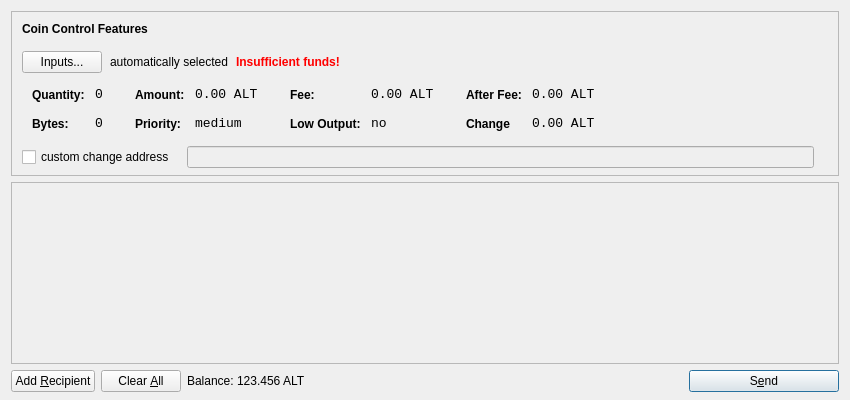
<?xml version="1.0" encoding="UTF-8"?>
<ui version="4.0">
 <class>SendCoinsDialog</class>
 <widget class="QDialog" name="SendCoinsDialog">
  <property name="geometry">
   <rect>
    <x>0</x>
    <y>0</y>
    <width>850</width>
    <height>400</height>
   </rect>
  </property>
  <property name="windowTitle">
   <string>Send Coins</string>
  </property>
  <layout class="QVBoxLayout" name="verticalLayout" stretch="0,1,0">
   <property name="bottomMargin">
    <number>8</number>
   </property>
   <item>
    <widget class="QFrame" name="frameCoinControl">
     <property name="sizePolicy">
      <sizepolicy hsizetype="Expanding" vsizetype="Expanding">
       <horstretch>0</horstretch>
       <verstretch>0</verstretch>
      </sizepolicy>
     </property>
     <property name="maximumSize">
      <size>
       <width>16777215</width>
       <height>16777215</height>
      </size>
     </property>
     <property name="frameShape">
      <enum>QFrame::StyledPanel</enum>
     </property>
     <property name="frameShadow">
      <enum>QFrame::Sunken</enum>
     </property>
     <layout class="QVBoxLayout" name="verticalLayoutCoinControl2">
      <property name="spacing">
       <number>-1</number>
      </property>
      <property name="leftMargin">
       <number>0</number>
      </property>
      <property name="topMargin">
       <number>0</number>
      </property>
      <property name="rightMargin">
       <number>0</number>
      </property>
      <property name="bottomMargin">
       <number>6</number>
      </property>
      <item>
       <layout class="QVBoxLayout" name="verticalLayoutCoinControl" stretch="0,0,0,0,1">
        <property name="spacing">
         <number>0</number>
        </property>
        <property name="leftMargin">
         <number>10</number>
        </property>
        <property name="topMargin">
         <number>10</number>
        </property>
        <item>
         <layout class="QHBoxLayout" name="horizontalLayoutCoinControl1">
          <property name="bottomMargin">
           <number>15</number>
          </property>
          <item>
           <widget class="QLabel" name="labelCoinControlFeatures">
            <property name="sizePolicy">
             <sizepolicy hsizetype="Preferred" vsizetype="Maximum">
              <horstretch>0</horstretch>
              <verstretch>0</verstretch>
             </sizepolicy>
            </property>
            <property name="font">
             <font>
              <weight>75</weight>
              <bold>true</bold>
             </font>
            </property>
            <property name="styleSheet">
             <string notr="true">font-weight:bold;</string>
            </property>
            <property name="text">
             <string>Coin Control Features</string>
            </property>
           </widget>
          </item>
         </layout>
        </item>
        <item>
         <layout class="QHBoxLayout" name="horizontalLayoutCoinControl2" stretch="0,0,0,0">
          <property name="spacing">
           <number>8</number>
          </property>
          <property name="bottomMargin">
           <number>10</number>
          </property>
          <item>
           <widget class="QPushButton" name="pushButtonCoinControl">
            <property name="styleSheet">
             <string notr="true"/>
            </property>
            <property name="text">
             <string>Inputs...</string>
            </property>
           </widget>
          </item>
          <item>
           <widget class="QLabel" name="labelCoinControlAutomaticallySelected">
            <property name="text">
             <string>automatically selected</string>
            </property>
            <property name="margin">
             <number>5</number>
            </property>
           </widget>
          </item>
          <item>
           <widget class="QLabel" name="labelCoinControlInsuffFunds">
            <property name="font">
             <font>
              <weight>75</weight>
              <bold>true</bold>
             </font>
            </property>
            <property name="styleSheet">
             <string notr="true">color:red;font-weight:bold;</string>
            </property>
            <property name="text">
             <string>Insufficient funds!</string>
            </property>
            <property name="margin">
             <number>5</number>
            </property>
           </widget>
          </item>
          <item>
           <spacer name="horizontalSpacerCoinControl">
            <property name="orientation">
             <enum>Qt::Horizontal</enum>
            </property>
            <property name="sizeHint" stdset="0">
             <size>
              <width>40</width>
              <height>1</height>
             </size>
            </property>
           </spacer>
          </item>
         </layout>
        </item>
        <item>
         <widget class="QWidget" name="widgetCoinControl" native="true">
          <property name="sizePolicy">
           <sizepolicy hsizetype="Preferred" vsizetype="Preferred">
            <horstretch>0</horstretch>
            <verstretch>0</verstretch>
           </sizepolicy>
          </property>
          <property name="minimumSize">
           <size>
            <width>0</width>
            <height>0</height>
           </size>
          </property>
          <property name="styleSheet">
           <string notr="true"/>
          </property>
          <layout class="QHBoxLayout" name="horizontalLayoutCoinControl5">
           <property name="margin">
            <number>0</number>
           </property>
           <item>
            <layout class="QHBoxLayout" name="horizontalLayoutCoinControl3" stretch="0,0,0,1">
             <property name="spacing">
              <number>20</number>
             </property>
             <property name="topMargin">
              <number>0</number>
             </property>
             <property name="bottomMargin">
              <number>10</number>
             </property>
             <item>
              <layout class="QFormLayout" name="formLayoutCoinControl1">
               <property name="horizontalSpacing">
                <number>10</number>
               </property>
               <property name="verticalSpacing">
                <number>14</number>
               </property>
               <property name="leftMargin">
                <number>10</number>
               </property>
               <property name="topMargin">
                <number>4</number>
               </property>
               <property name="rightMargin">
                <number>6</number>
               </property>
               <item row="0" column="0">
                <widget class="QLabel" name="labelCoinControlQuantityText">
                 <property name="styleSheet">
                  <string notr="true">font-weight:bold;</string>
                 </property>
                 <property name="text">
                  <string>Quantity:</string>
                 </property>
                 <property name="margin">
                  <number>0</number>
                 </property>
                </widget>
               </item>
               <item row="0" column="1">
                <widget class="QLabel" name="labelCoinControlQuantity">
                 <property name="font">
                  <font>
                   <family>Monospace</family>
                   <pointsize>10</pointsize>
                  </font>
                 </property>
                 <property name="cursor">
                  <cursorShape>IBeamCursor</cursorShape>
                 </property>
                 <property name="contextMenuPolicy">
                  <enum>Qt::ActionsContextMenu</enum>
                 </property>
                 <property name="text">
                  <string>0</string>
                 </property>
                 <property name="margin">
                  <number>0</number>
                 </property>
                 <property name="textInteractionFlags">
                  <set>Qt::LinksAccessibleByMouse|Qt::TextSelectableByKeyboard|Qt::TextSelectableByMouse</set>
                 </property>
                </widget>
               </item>
               <item row="1" column="0">
                <widget class="QLabel" name="labelCoinControlBytesText">
                 <property name="styleSheet">
                  <string notr="true">font-weight:bold;</string>
                 </property>
                 <property name="text">
                  <string>Bytes:</string>
                 </property>
                </widget>
               </item>
               <item row="1" column="1">
                <widget class="QLabel" name="labelCoinControlBytes">
                 <property name="font">
                  <font>
                   <family>Monospace</family>
                   <pointsize>10</pointsize>
                  </font>
                 </property>
                 <property name="cursor">
                  <cursorShape>IBeamCursor</cursorShape>
                 </property>
                 <property name="contextMenuPolicy">
                  <enum>Qt::ActionsContextMenu</enum>
                 </property>
                 <property name="text">
                  <string>0</string>
                 </property>
                 <property name="textInteractionFlags">
                  <set>Qt::LinksAccessibleByMouse|Qt::TextSelectableByKeyboard|Qt::TextSelectableByMouse</set>
                 </property>
                </widget>
               </item>
              </layout>
             </item>
             <item>
              <layout class="QFormLayout" name="formLayoutCoinControl2">
               <property name="horizontalSpacing">
                <number>10</number>
               </property>
               <property name="verticalSpacing">
                <number>14</number>
               </property>
               <property name="leftMargin">
                <number>6</number>
               </property>
               <property name="topMargin">
                <number>4</number>
               </property>
               <property name="rightMargin">
                <number>6</number>
               </property>
               <item row="0" column="0">
                <widget class="QLabel" name="labelCoinControlAmountText">
                 <property name="styleSheet">
                  <string notr="true">font-weight:bold;</string>
                 </property>
                 <property name="text">
                  <string>Amount:</string>
                 </property>
                 <property name="margin">
                  <number>0</number>
                 </property>
                </widget>
               </item>
               <item row="0" column="1">
                <widget class="QLabel" name="labelCoinControlAmount">
                 <property name="font">
                  <font>
                   <family>Monospace</family>
                   <pointsize>10</pointsize>
                  </font>
                 </property>
                 <property name="cursor">
                  <cursorShape>IBeamCursor</cursorShape>
                 </property>
                 <property name="contextMenuPolicy">
                  <enum>Qt::ActionsContextMenu</enum>
                 </property>
                 <property name="text">
                  <string>0.00 ALT</string>
                 </property>
                 <property name="textInteractionFlags">
                  <set>Qt::LinksAccessibleByMouse|Qt::TextSelectableByKeyboard|Qt::TextSelectableByMouse</set>
                 </property>
                </widget>
               </item>
               <item row="1" column="0">
                <widget class="QLabel" name="labelCoinControlPriorityText">
                 <property name="styleSheet">
                  <string notr="true">font-weight:bold;</string>
                 </property>
                 <property name="text">
                  <string>Priority:</string>
                 </property>
                </widget>
               </item>
               <item row="1" column="1">
                <widget class="QLabel" name="labelCoinControlPriority">
                 <property name="font">
                  <font>
                   <family>Monospace</family>
                   <pointsize>10</pointsize>
                  </font>
                 </property>
                 <property name="cursor">
                  <cursorShape>IBeamCursor</cursorShape>
                 </property>
                 <property name="contextMenuPolicy">
                  <enum>Qt::ActionsContextMenu</enum>
                 </property>
                 <property name="text">
                  <string>medium</string>
                 </property>
                 <property name="textInteractionFlags">
                  <set>Qt::LinksAccessibleByMouse|Qt::TextSelectableByKeyboard|Qt::TextSelectableByMouse</set>
                 </property>
                </widget>
               </item>
              </layout>
             </item>
             <item>
              <layout class="QFormLayout" name="formLayoutCoinControl3">
               <property name="horizontalSpacing">
                <number>10</number>
               </property>
               <property name="verticalSpacing">
                <number>14</number>
               </property>
               <property name="leftMargin">
                <number>6</number>
               </property>
               <property name="topMargin">
                <number>4</number>
               </property>
               <property name="rightMargin">
                <number>6</number>
               </property>
               <item row="0" column="0">
                <widget class="QLabel" name="labelCoinControlFeeText">
                 <property name="styleSheet">
                  <string notr="true">font-weight:bold;</string>
                 </property>
                 <property name="text">
                  <string>Fee:</string>
                 </property>
                 <property name="margin">
                  <number>0</number>
                 </property>
                </widget>
               </item>
               <item row="0" column="1">
                <widget class="QLabel" name="labelCoinControlFee">
                 <property name="font">
                  <font>
                   <family>Monospace</family>
                   <pointsize>10</pointsize>
                  </font>
                 </property>
                 <property name="cursor">
                  <cursorShape>IBeamCursor</cursorShape>
                 </property>
                 <property name="contextMenuPolicy">
                  <enum>Qt::ActionsContextMenu</enum>
                 </property>
                 <property name="text">
                  <string>0.00 ALT</string>
                 </property>
                 <property name="textInteractionFlags">
                  <set>Qt::LinksAccessibleByMouse|Qt::TextSelectableByKeyboard|Qt::TextSelectableByMouse</set>
                 </property>
                </widget>
               </item>
               <item row="1" column="0">
                <widget class="QLabel" name="labelCoinControlLowOutputText">
                 <property name="styleSheet">
                  <string notr="true">font-weight:bold;</string>
                 </property>
                 <property name="text">
                  <string>Low Output:</string>
                 </property>
                </widget>
               </item>
               <item row="1" column="1">
                <widget class="QLabel" name="labelCoinControlLowOutput">
                 <property name="font">
                  <font>
                   <family>Monospace</family>
                   <pointsize>10</pointsize>
                  </font>
                 </property>
                 <property name="cursor">
                  <cursorShape>IBeamCursor</cursorShape>
                 </property>
                 <property name="contextMenuPolicy">
                  <enum>Qt::ActionsContextMenu</enum>
                 </property>
                 <property name="text">
                  <string>no</string>
                 </property>
                 <property name="textInteractionFlags">
                  <set>Qt::LinksAccessibleByMouse|Qt::TextSelectableByKeyboard|Qt::TextSelectableByMouse</set>
                 </property>
                </widget>
               </item>
              </layout>
             </item>
             <item>
              <layout class="QFormLayout" name="formLayoutCoinControl4">
               <property name="horizontalSpacing">
                <number>10</number>
               </property>
               <property name="verticalSpacing">
                <number>14</number>
               </property>
               <property name="leftMargin">
                <number>6</number>
               </property>
               <property name="topMargin">
                <number>4</number>
               </property>
               <property name="rightMargin">
                <number>6</number>
               </property>
               <item row="0" column="0">
                <widget class="QLabel" name="labelCoinControlAfterFeeText">
                 <property name="styleSheet">
                  <string notr="true">font-weight:bold;</string>
                 </property>
                 <property name="text">
                  <string>After Fee:</string>
                 </property>
                 <property name="margin">
                  <number>0</number>
                 </property>
                </widget>
               </item>
               <item row="0" column="1">
                <widget class="QLabel" name="labelCoinControlAfterFee">
                 <property name="font">
                  <font>
                   <family>Monospace</family>
                   <pointsize>10</pointsize>
                  </font>
                 </property>
                 <property name="cursor">
                  <cursorShape>IBeamCursor</cursorShape>
                 </property>
                 <property name="contextMenuPolicy">
                  <enum>Qt::ActionsContextMenu</enum>
                 </property>
                 <property name="text">
                  <string>0.00 ALT</string>
                 </property>
                 <property name="textInteractionFlags">
                  <set>Qt::LinksAccessibleByMouse|Qt::TextSelectableByKeyboard|Qt::TextSelectableByMouse</set>
                 </property>
                </widget>
               </item>
               <item row="1" column="0">
                <widget class="QLabel" name="labelCoinControlChangeText">
                 <property name="styleSheet">
                  <string notr="true">font-weight:bold;</string>
                 </property>
                 <property name="text">
                  <string>Change</string>
                 </property>
                </widget>
               </item>
               <item row="1" column="1">
                <widget class="QLabel" name="labelCoinControlChange">
                 <property name="font">
                  <font>
                   <family>Monospace</family>
                   <pointsize>10</pointsize>
                  </font>
                 </property>
                 <property name="cursor">
                  <cursorShape>IBeamCursor</cursorShape>
                 </property>
                 <property name="contextMenuPolicy">
                  <enum>Qt::ActionsContextMenu</enum>
                 </property>
                 <property name="text">
                  <string>0.00 ALT</string>
                 </property>
                 <property name="textInteractionFlags">
                  <set>Qt::LinksAccessibleByMouse|Qt::TextSelectableByKeyboard|Qt::TextSelectableByMouse</set>
                 </property>
                </widget>
               </item>
              </layout>
             </item>
            </layout>
           </item>
          </layout>
         </widget>
        </item>
        <item>
         <layout class="QHBoxLayout" name="horizontalLayoutCoinControl4" stretch="0,0,0">
          <property name="spacing">
           <number>12</number>
          </property>
          <property name="sizeConstraint">
           <enum>QLayout::SetDefaultConstraint</enum>
          </property>
          <property name="topMargin">
           <number>5</number>
          </property>
          <property name="rightMargin">
           <number>5</number>
          </property>
          <item>
           <widget class="QCheckBox" name="checkBoxCoinControlChange">
            <property name="text">
             <string>custom change address</string>
            </property>
           </widget>
          </item>
          <item>
           <widget class="QLineEdit" name="lineEditCoinControlChange">
            <property name="enabled">
             <bool>false</bool>
            </property>
            <property name="sizePolicy">
             <sizepolicy hsizetype="Expanding" vsizetype="Fixed">
              <horstretch>0</horstretch>
              <verstretch>0</verstretch>
             </sizepolicy>
            </property>
           </widget>
          </item>
          <item>
           <widget class="QLabel" name="labelCoinControlChangeLabel">
            <property name="sizePolicy">
             <sizepolicy hsizetype="Preferred" vsizetype="Expanding">
              <horstretch>0</horstretch>
              <verstretch>0</verstretch>
             </sizepolicy>
            </property>
            <property name="minimumSize">
             <size>
              <width>0</width>
              <height>0</height>
             </size>
            </property>
            <property name="text">
             <string/>
            </property>
            <property name="margin">
             <number>3</number>
            </property>
           </widget>
          </item>
         </layout>
        </item>
        <item>
         <spacer name="verticalSpacerCoinControl">
          <property name="orientation">
           <enum>Qt::Vertical</enum>
          </property>
          <property name="sizeHint" stdset="0">
           <size>
            <width>800</width>
            <height>1</height>
           </size>
          </property>
         </spacer>
        </item>
       </layout>
      </item>
     </layout>
    </widget>
   </item>
   <item>
    <widget class="QScrollArea" name="scrollArea">
     <property name="widgetResizable">
      <bool>true</bool>
     </property>
     <widget class="QWidget" name="scrollAreaWidgetContents">
      <property name="geometry">
       <rect>
        <x>0</x>
        <y>0</y>
        <width>830</width>
        <height>165</height>
       </rect>
      </property>
      <layout class="QVBoxLayout" name="verticalLayout_2">
       <property name="margin">
        <number>0</number>
       </property>
       <item>
        <layout class="QVBoxLayout" name="entries">
         <property name="spacing">
          <number>6</number>
         </property>
        </layout>
       </item>
       <item>
        <spacer name="verticalSpacer">
         <property name="orientation">
          <enum>Qt::Vertical</enum>
         </property>
         <property name="sizeHint" stdset="0">
          <size>
           <width>20</width>
           <height>40</height>
          </size>
         </property>
        </spacer>
       </item>
      </layout>
     </widget>
    </widget>
   </item>
   <item>
    <layout class="QHBoxLayout" name="horizontalLayout">
     <item>
      <widget class="QPushButton" name="addButton">
       <property name="toolTip">
        <string>Send to multiple recipients at once</string>
       </property>
       <property name="text">
        <string>Add &amp;Recipient</string>
       </property>
       <property name="icon">
        <iconset resource="../bitcoin.qrc">
         <normaloff>:/icons/add</normaloff>:/icons/add</iconset>
       </property>
       <property name="autoDefault">
        <bool>false</bool>
       </property>
      </widget>
     </item>
     <item>
      <widget class="QPushButton" name="clearButton">
       <property name="sizePolicy">
        <sizepolicy hsizetype="Minimum" vsizetype="Fixed">
         <horstretch>0</horstretch>
         <verstretch>0</verstretch>
        </sizepolicy>
       </property>
       <property name="toolTip">
        <string>Remove all transaction fields</string>
       </property>
       <property name="text">
        <string>Clear &amp;All</string>
       </property>
       <property name="icon">
        <iconset resource="../bitcoin.qrc">
         <normaloff>:/icons/remove</normaloff>:/icons/remove</iconset>
       </property>
       <property name="autoRepeatDelay">
        <number>300</number>
       </property>
       <property name="autoDefault">
        <bool>false</bool>
       </property>
      </widget>
     </item>
     <item>
      <layout class="QHBoxLayout" name="horizontalLayout_2">
       <property name="spacing">
        <number>3</number>
       </property>
       <item>
        <widget class="QLabel" name="label">
         <property name="sizePolicy">
          <sizepolicy hsizetype="Preferred" vsizetype="Fixed">
           <horstretch>0</horstretch>
           <verstretch>0</verstretch>
          </sizepolicy>
         </property>
         <property name="text">
          <string>Balance:</string>
         </property>
        </widget>
       </item>
       <item>
        <widget class="QLabel" name="labelBalance">
         <property name="sizePolicy">
          <sizepolicy hsizetype="Preferred" vsizetype="Fixed">
           <horstretch>0</horstretch>
           <verstretch>0</verstretch>
          </sizepolicy>
         </property>
         <property name="cursor">
          <cursorShape>IBeamCursor</cursorShape>
         </property>
         <property name="text">
          <string>123.456 ALT</string>
         </property>
         <property name="textInteractionFlags">
          <set>Qt::LinksAccessibleByMouse|Qt::TextSelectableByKeyboard|Qt::TextSelectableByMouse</set>
         </property>
        </widget>
       </item>
      </layout>
     </item>
     <item>
      <spacer name="horizontalSpacer">
       <property name="orientation">
        <enum>Qt::Horizontal</enum>
       </property>
       <property name="sizeHint" stdset="0">
        <size>
         <width>40</width>
         <height>20</height>
        </size>
       </property>
      </spacer>
     </item>
     <item>
      <widget class="QPushButton" name="sendButton">
       <property name="minimumSize">
        <size>
         <width>150</width>
         <height>0</height>
        </size>
       </property>
       <property name="toolTip">
        <string>Confirm the send action</string>
       </property>
       <property name="text">
        <string>S&amp;end</string>
       </property>
       <property name="icon">
        <iconset resource="../bitcoin.qrc">
         <normaloff>:/icons/send</normaloff>:/icons/send</iconset>
       </property>
       <property name="default">
        <bool>true</bool>
       </property>
      </widget>
     </item>
    </layout>
   </item>
  </layout>
 </widget>
 <resources>
  <include location="../bitcoin.qrc"/>
 </resources>
 <connections/>
</ui>
